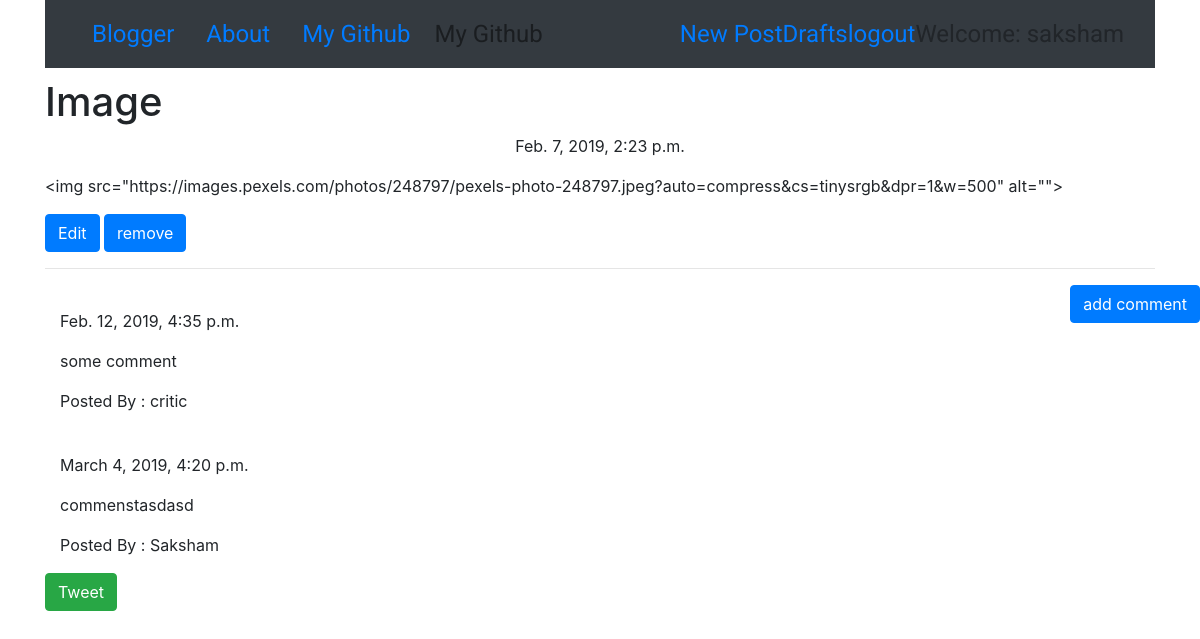
Screenshot of /post/6 (signed in) with the database file from the repository.
### blog/models.py (models this page shows, shortened)
class Post(models.Model):
    author = models.ForeignKey('auth.User',on_delete=models.CASCADE)
    title = models.CharField(max_length=200)
    text = models.TextField()
    created_date = models.DateTimeField(default=timezone.now)
    published_date = models.DateTimeField(null=True,blank=True)

class Comment(models.Model):
    post = models.ForeignKey('blog.Post',related_name='comments',on_delete=models.CASCADE)
    author = models.CharField(max_length=200)
    text = models.TextField()
    created_date = models.DateTimeField(default=timezone.now)
    approved_comment = models.BooleanField(default=False)

### blog/views.py (the view)
# urls.py: re_path(r'post/(?P<pk>\d+)$',views.PostDetailView.as_view(),name='post_detail'),
class PostDetailView(DetailView):
    model = Post

### blog/templates/blog/post_detail.html (shortened to what this page needs)
{% extends "blog/base.html" %}
{% load staticfiles %}
{% block content%}
<h1 class=" loader ">{{ post.title }}</h1>
{% if post.published_date %}
<div class="date postdate loader">
  {{ post.published_date }}
</div>
{% else %}
  <a class = "btn btn-success loader" href="{% url 'post_publish' pk=post.pk%}">Publish</a>
{% endif %}
<p >{{post.text|safe}}</p>
{% if user.is_authenticated %}
  <a class= 'btn btn-primary' href="{% url 'post_edit' pk=post.pk %}"><span class=''>Edit</span></a>
  <a class= 'btn btn-primary' href="{% url 'post_remove' pk=post.pk %}"><span class=''>remove</span></a>
{% endif %}
<hr>
<a class='btn btn-primary btn-comment' href="{% url 'add_comment_to_post' pk=post.pk%}">add comment</a>
<div class="container">
{% for comment in post.comments.all%}
<br>
{% if user.is_authenticated or comment.approved_comment %}
 {{comment.created_date}}
<p>{{comment.text|safe|linebreaks}}</p>
<p>Posted By : {{comment.author}}</p>
{%endif%}
{%empty%}
<p>Comments awaited</p>
{% endfor %}
</div>
{% endblock %}

### blog/templates/blog/base.html (shortened to what this page needs)
<!DOCTYPE html>
{% load staticfiles %}
<html lang="en" dir="ltr">
  <head>
   <link rel="stylesheet" href="https://stackpath.bootstrapcdn.com/bootstrap/4.2.1/css/bootstrap.min.css">
<link rel="stylesheet" href="//cdn.jsdelivr.net/npm/medium-editor@latest/dist/css/medium-editor.min.css" type="text/css" media="screen" charset="utf-8">
    <link rel="stylesheet" href="{% static 'css/blog.css'%}">
  </head>
  <body>
    <div class="container">
      <nav class="navbar navbar-expand-lg navbar-light bg-dark techfont custom-nabvar mr-auto ">
        <div class="container">
          <a class="nav-link" class="navbar-brand bigbrand" href="{% url 'post_list' %}">Blogger</a>
          <a class="nav-link" href="{% url  'about' %}">About</a>
          <a class="nav-link" href="https://github.com/saksham22/">My Github</a>
          <ul class="navbar-nav mr-auto">
            <li class="nav-item"><a class="nav-link" href="https://github.com/saksham22/">My Github</a></li>
          </ul>
        <ul class="navbar-nav ">
            {%if user.is_authenticated%}
            <li><a href="{% url 'post_view'%}">New Post</a></li>
            <li><a href="{% url 'post_draft_list' %}">Drafts</a></li>
            <li><a href="{% url 'logout' %}">logout</a></li>
            <li><a>Welcome: {{ user.username }}</a></li>
            {%else%}
            <li><a href="{%url 'login' %}"><span class="glyphicon glyphicon-user"></span> Login</a></li>
            {% endif %}
        </div>
      </nav>
    </div>
<div class="container">
{% block content%}{% endblock %}
</div>
{%if user.is_authenticated%}
<div class="container">
        <a href="{%url 'tweet' %}"><button type="submit" class="btn btn-success loader" >Tweet</button></a>
</div>
{% endif %}
  </body>
</html>

### blog/static/css/blog.css (style rules this page uses)
.techfont { font-family: 'Roboto', sans-serif; font-size: 1.5em; margin-bottom: 10px; }
.postdate { text-align: center; }
.btn-comment { position: absolute; right: 0px; }
.loader { filter:hue-rotate(0deg); color: linear-gradient(45deg,#0f8,#08f); animation:hue 5000ms infinite linear; }

### rows the page displays
Post: title "Image", published_date "Feb. 7, 2019, 2:23 p.m.", text "<img src=\"https://images.pexels.com/photos/248797/pexels-photo-248797.jpeg?auto=compress&cs=tinysrgb&dpr=1&w=500\" alt=\"\">"
Comment: created_date "Feb. 12, 2019, 4:35 p.m.", text "some comment", author "critic"
Comment: created_date "March 4, 2019, 4:20 p.m.", text "commenstasdasd", author "Saksham"

### other values shown
{{ user.username }} "saksham"
